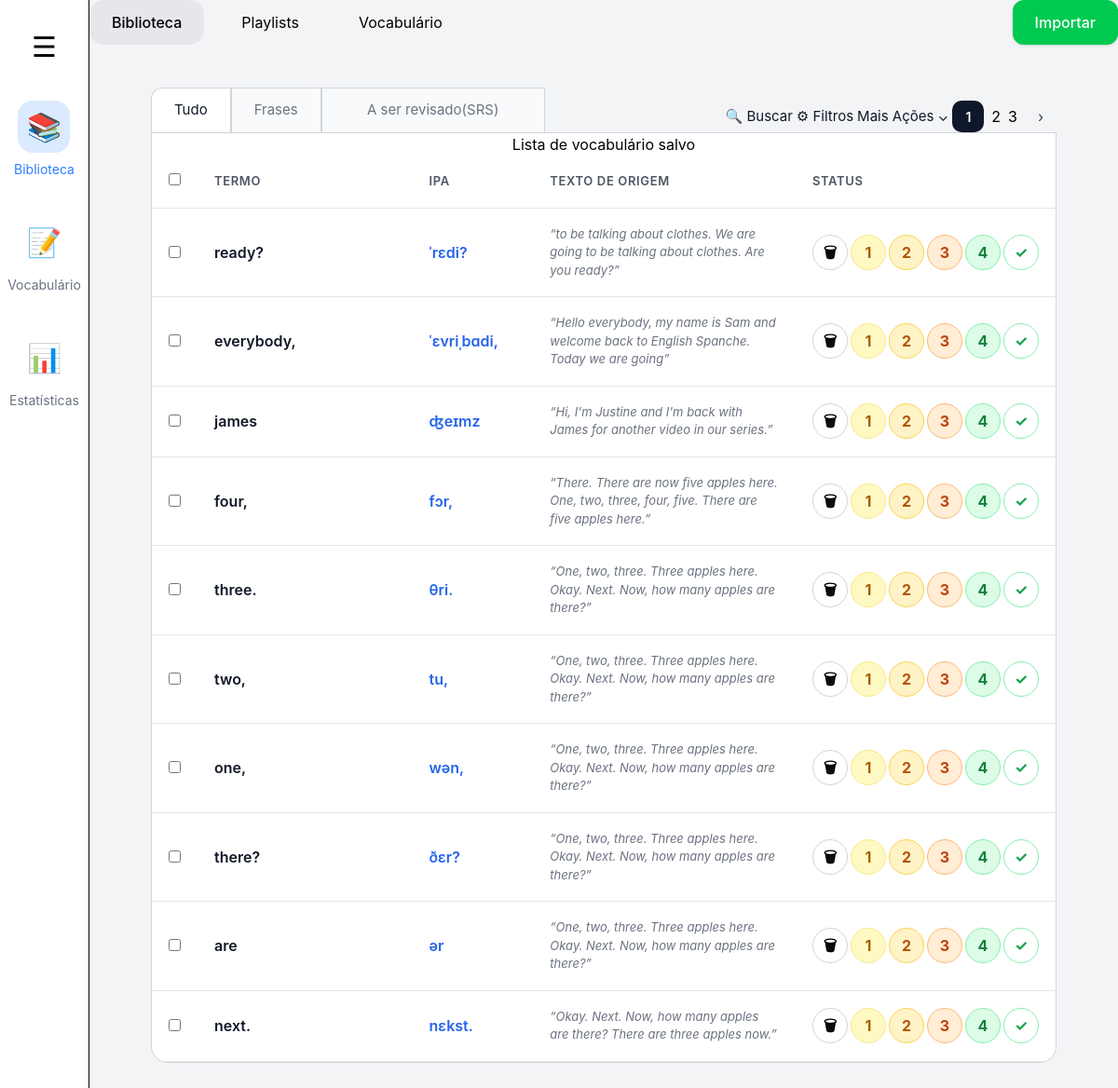
Page /vocabulary/ on the committed database.
### videos/models.py (models this page shows, shortened)
class Vocabulary(models.Model):
    word = models.CharField(
        max_length=255
    )
    ipa = models.CharField(
        max_length=255,
        blank=True
    )
    original_sentence = models.TextField(
        blank=True
    )
    created_at = models.DateTimeField(
        auto_now_add=True
    )

### videos/views.py (the view)
def vocabulary(request):
    words_list = Vocabulary.objects.all().order_by(
        '-created_at'
    )
    paginator = Paginator(
        words_list,
        10
    )
    page_number = request.GET.get(
        'page'
    )
    words = paginator.get_page(
        page_number
    )
    return render(
        request,
        'vocabulary.html',
        {
            'words': words
        }
    )

### templates/vocabulary.html (shortened to what this page needs)
{% extends 'base.html' %}
{% load static %}
{% block extra_css %}
<link rel="stylesheet" href="{% static 'css/vocabulary.css' %}">
{% endblock %}
{% block content %}
<div class="page">
    <div class="page-container">
        <section class="filter-bar">
            <div class="filter-tabs">
                <button type="button" class="tab-btn active">
                    Tudo
                </button>
                <button type="button" class="tab-btn">
                    Frases
                </button>
                <button type="button" class="tab-btn tab-large">
                    A ser revisado(SRS)
                </button>
            </div>
            <div class="filter-actions">
                <button type="button" class="action-btn">
                    🔍 Buscar
                </button>
                <button type="button" class="action-btn">
                    ⚙ Filtros
                </button>
                <button type="button" class="action-btn">
                    Mais Ações ⌄
                </button>
                  {% include 'components/pagination.html' %}
            </div>
            </div>
        <main class="table-wrapper">
            <div class="table-container">
                <table class="vocab-table">
                    <caption class="sr-only">
                        Lista de vocabulário salvo
                    </caption>
                    <thead>
                        <tr>
                            <th class="checkbox-header">
                                <input
                                    type="checkbox"
                                    aria-label="Selecionar todos"
                                >
                            </th>
                            <th scope="col" class="term-header">
                                TERMO
                            </th>
                            <th scope="col" class="ipa-column">
                                IPA
                            </th>
                            <th scope="col" class="context-column">
                                TEXTO DE ORIGEM
                            </th>
                            <th scope="col" class="status-column">
                                STATUS
                            </th>
                        </tr>
                    </thead>
                    <tbody>
                        {% for word in words %}
                        <tr class="vocab-row" data-word-id="{{ word.id }}">
                            <td class="checkbox-cell">
                                <input
                                    type="checkbox"
                                    aria-label="Selecionar palavra"
                                >
                            </td>
                            <td class="word-column">
                                <div class="word-inline">
                                    <span class="word-title">
                                        {{ word.word }}
                                    </span>
                                </div>
                            </td>
                            <td class="ipa-column">
                                <div class="ipa-text">
                                    {{ word.ipa|default:"-" }}
                                </div>
                            </td>
                            <td class="context-column">
                                <div class="context-text">
                                    “{{ word.original_sentence }}”
                                </div>
                            </td>
                            <td class="status-column">
                                <div class="status-actions">
                                    <form
                                        method="POST"
                                        action="{% url 'delete_word' word.id %}"
                                        class="delete-form"
                                    >
                                        <button
                                            type="submit"
                                            class="icon-btn"
                                            aria-label="Excluir {{ word.word }}"
                                        >
                                            🗑
                                        </button>
                                    </form>
                                    <button type="button" class="srs-btn srs-1">
                                        1
                                    </button>
                                    <button type="button" class="srs-btn srs-2">
                                        2
                                    </button>
                                    <button type="button" class="srs-btn srs-3">
                                        3
                                    </button>
                                    <button type="button" class="srs-btn srs-4">
                                        4
                                    </button>
                                    <button type="button" class="srs-btn srs-done">
                                        ✓
                                    </button>
                                </div>
                            </td>
                        </tr>
                        {% endfor %}
                    </tbody>
                </table>
            </div>
        </main>
    </div>
</div>
{% endblock %}

### templates/base.html (shortened to what this page needs)
{% load static tailwind_tags %}
<!DOCTYPE html>
<html lang="en">
<head>
    {% load static %}
    {% block extra_css %}{% endblock %}
    {% tailwind_css %}
    <link
        rel="stylesheet"
        href="{% static 'css/forms.css' %}"
    >
</head>
<body>
    <div class="flex min-h-screen">
        {% include 'components/sidebar.html' %}
        <main class="flex-1">
            {% include 'components/topbar.html' %}
            <div class="px-12 py-8">
                {% block content %}
                {% endblock %}
            </div>
</body>
</html>

### templates/components/sidebar.html
<aside class="w-24 bg-white border-r flex flex-col items-center py-8">
    <div class="text-3xl mb-10 cursor-pointer">
        ☰
    </div>
    <div class="flex flex-col gap-10 text-3xl text-gray-500">
        <a href="/" class="flex flex-col items-center text-blue-500">
            <div class="w-14 h-14 bg-blue-100 rounded-2xl flex items-center justify-center">
                📚
            </div>
            <span class="text-sm mt-2">
                Biblioteca
            </span>
        </a>
        <a href="/vocabulary/" class="flex flex-col items-center hover:text-blue-500 transition">
            <div class="w-14 h-14 rounded-2xl flex items-center justify-center">
                📝
            </div>
            <span class="text-sm mt-2">
                Vocabulário
            </span>
        </a>
        <a href="/statistics/" class="flex flex-col items-center hover:text-orange-500 transition-all duration-200">
            <div class="w-14 h-14 rounded-2xl flex items-center justify-center hover:bg-orange-50 transition-all duration-200">
                📊
            </div>
            <span class="text-sm mt-2">
                Estatísticas
            </span>
        </a>
    </div>
</aside>

### templates/components/topbar.html
<div class="flex justify-between items-center">
    <div class="flex gap-4">
        <a href="/" class="bg-gray-200 px-6 py-3 rounded-2xl font-medium">
            Biblioteca
        </a>
        <button class="px-6 py-3 rounded-2xl hover:bg-gray-200 transition">
            Playlists
        </button>
        <a href="/vocabulary/" class="px-6 py-3 rounded-2xl hover:bg-gray-200 transition">
            Vocabulário
        </a>
    </div>
    <button
        id="open-import-modal"
        class="bg-green-500 hover:bg-green-600 text-white px-6 py-3 rounded-xl flex items-center gap-3 shadow-sm transition font-medium"
    >
        Importar
    </button>
</div>

### templates/components/pagination.html (shortened to what this page needs)
<div class="table-pagination">
    {% for num in words.paginator.page_range %}
        {% if num >= words.number|add:'-2' and num <= words.number|add:'2' %}
            {% if words.number == num %}
                <span class="pagination-current">
                    {{ num }}
                </span>
            {% else %}
                <a
                    href="?page={{ num }}"
                    class="pagination-number"
                >
                    {{ num }}
                </a>
            {% endif %}
        {% endif %}
    {% endfor %}
    {% if words.has_next %}
        <a
            href="?page={{ words.next_page_number }}"
            class="pagination-btn"
        >
            ›
        </a>
    {% endif %}
</div>

### static/css/vocabulary.css (style rules this page uses)
body { background: #f3f4f6; font-family: Inter, sans-serif; }
.page { min-height: 100vh; padding: 14px 18px; }
.page-container { width: 100%; margin: 0 auto; }
.top-nav-left, .top-nav-right, .filter-actions, .word-badges { display: flex; gap: 4px; align-items: center; flex-wrap: wrap; }
.filter-bar { display: flex; align-items: flex-end; justify-content: space-between; border-bottom: 1px solid #d1d5db; gap: 20px; flex-wrap: wrap; }
.filter-tabs { display: flex; align-items: flex-end; }
.tab-btn { height: 48px; padding: 0 24px; border: 1px solid #d1d5db; border-bottom: none; background: #f9fafb; font-size: 15px; color: #6b7280; cursor: pointer; }
.tab-btn:first-child { border-radius: 12px 0 0 0; }
.tab-large { min-width: 240px; }
.tab-btn.active { background: white; color: #111827; }
.action-btn { border: none; background: none; font-size: 15px; color: #111827; cursor: pointer; }
.table-wrapper { overflow-x: auto; width: 100%; background: white; border: 1px solid #d1d5db; border-top: none; border-radius: 0 0 18px 18px; }
.vocab-table { width: 100%; border-collapse: collapse; table-layout: auto; }
.vocab-table thead { background: #f9fafb; }
.vocab-table th, .vocab-table td { padding: 18px; text-align: left; vertical-align: middle; background: white; }
.vocab-table th { font-size: 13px; text-transform: uppercase; color: #4b5563; font-weight: 600; }
.term-header { width: 28%; }
.ipa-column { width: 15%; }
.context-column { width: 37%; }
.status-column { min-width: 180px; }
.vocab-table tbody tr { border-bottom: 1px solid #e5e7eb; transition: background 0.2s; }
.status-actions { display: flex; align-items: center; justify-content: flex-start; gap: 3px; min-height: 100%; }
.context-text { font-size: 13px; line-height: 1.5; color: #6b7280; font-style: italic; overflow-wrap: break-word; word-break: break-word; }
.vocab-table thead tr { border-bottom: 1px solid #e5e7eb; letter-spacing: 0.04em; }
.word-inline { display: flex; align-items: center; gap: 6px; }
.word-title { font-size: 16px; font-weight: 600; color: #111827; line-height: 1; }
.ipa-text { font-size: 16px; color: #2563eb; font-weight: 600; }
.icon-btn, .srs-btn { width: 38px; height: 38px; border-radius: 999px; font-weight: 700; cursor: pointer; }
.icon-btn { border: 1px solid #d1d5db; background: white; }
.srs-1 { border: 1px solid #fde68a; background: #fef9c3; color: #a16207; }
.srs-2 { border: 1px solid #fcd34d; background: #fef3c7; color: #b45309; }
.srs-3 { border: 1px solid #fdba74; background: #ffedd5; color: #c2410c; }
.srs-4 { border: 1px solid #86efac; background: #dcfce7; color: #15803d; }
.srs-done { border: 1px solid #86efac; background: white; color: #16a34a; }
.table-pagination { display: flex; align-items: center; gap: 8px; }
.pagination-btn { width: 34px; height: 34px; display: flex; align-items: center; justify-content: center; border-radius: 999px; text-decoration: none; color: #374151; transition: 0.15s ease; }
.pagination-current { width: 34px; height: 34px; display: flex; align-items: center; justify-content: center; border-radius: 10px; background: #0f172a; color: white; font-size: 14px; font-weight: 600; }

### static/css/forms.css (style rules this page uses)
input, textarea, select { width: 100%; padding: 16px; border-radius: 16px; border: 1px solid #d1d5db; background: white; }

### rows in the picture
Vocabulary: word "ready?", ipa "ˈrɛdi?", original_sentence "to be talking about clothes. We are going to be talking about clothes. Are you ready?"
Vocabulary: word "everybody,", ipa "ˈɛvriˌbɑdi,", original_sentence "Hello everybody, my name is Sam and welcome back to English Spanche. Today we are going"
Vocabulary: word "james", ipa "ʤeɪmz", original_sentence "Hi, I'm Justine and I'm back with James for another video in our series."
Vocabulary: word "four,", ipa "fɔr,", original_sentence "There. There are now five apples here. One, two, three, four, five. There are five apples here."
Vocabulary: word "three.", ipa "θri.", original_sentence "One, two, three. Three apples here. Okay. Next. Now, how many apples are there?"
Vocabulary: word "two,", ipa "tu,", original_sentence "One, two, three. Three apples here. Okay. Next. Now, how many apples are there?"
Vocabulary: word "one,", ipa "wən,", original_sentence "One, two, three. Three apples here. Okay. Next. Now, how many apples are there?"
Vocabulary: word "there?", ipa "ðɛr?", original_sentence "One, two, three. Three apples here. Okay. Next. Now, how many apples are there?"
Vocabulary: word "are", ipa "ər", original_sentence "One, two, three. Three apples here. Okay. Next. Now, how many apples are there?"
Vocabulary: word "next.", ipa "nɛkst.", original_sentence "Okay. Next. Now, how many apples are there? There are three apples now."

### other values in the picture
{{ num }} "1"
{{ num }} "2" "3"
